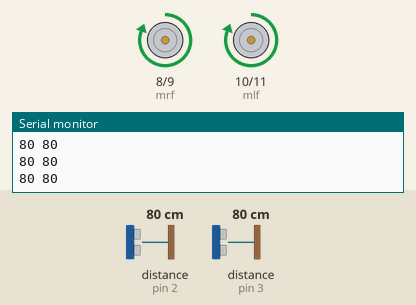
This sketch was run on a simulated Arduino Uno, built with avr-gcc and run on an emulated ATmega328P. On the bench: motor-driver pin pairs drawn as motors (green arrow = first pin HIGH = forward, orange = second pin HIGH = backward, longer = more drive), the last lines printed to the serial monitor. Wiring (inferred from the names in the program): 2 × ultrasonic range finder: trigger pin 5, echo pin 3 / trigger pin 4, echo pin 2. Inputs (shaded band) come from the test bench; at power-on: distance to the obstacle (sensors on pin 3, pin 2) 80 cm. The echo pulse lasts 58.3 µs per cm.

Above: at 1.2 s.
1.3 s: distance to the obstacle (sensor on pin 3) set to 2 cm
At 2.3 s:
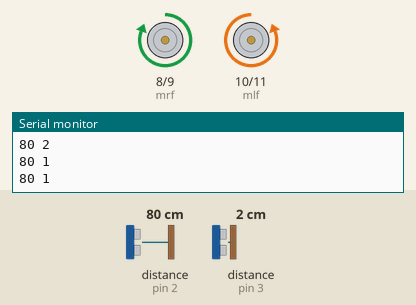
2.8 s: distance to the obstacle (sensor on pin 2) set to 2 cm
At 3.1 s:
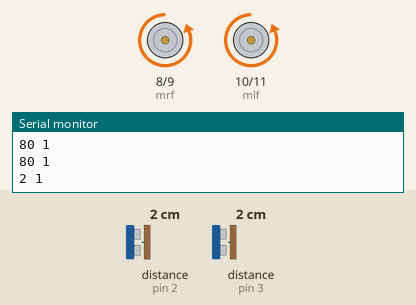
Timing chart, 0 to 5.8 s (numbered marks = the images above; inputs shaded):
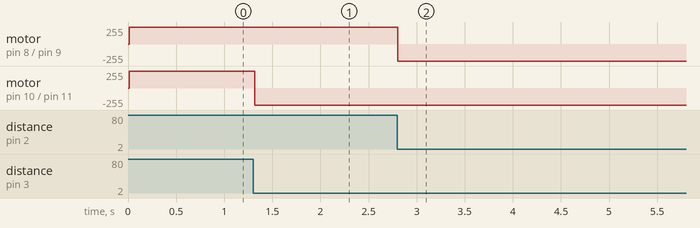

Measured:
- after the input at 1.3 s, motor on pin 10 (mlf) / pin 11 (mlb): forward 255/255 → backward 255/255 at once
- after the input at 2.8 s, motor on pin 8 (mrf) / pin 9 (mrb): forward 255/255 → backward 255/255 at once

The sketch:

obstacle_avoidance_3.ino
```cpp
int trig2 = 4; //2 is left 1 is right
int trig1 = 5;
int echo2 = 2;
int echo1 = 3;
int mlf = 10;
int mlb = 11;
int mrf = 8;
int mrb = 9;

int long pulseRead(int pin, boolean value) {
  while(digitalRead(pin) == !value);
  int long t1 = micros();
  while(digitalRead(pin) == value);
  int long t2 = micros();
  return t2-t1;
}

void trigger(int pin) {
  digitalWrite(pin, LOW);
  delayMicroseconds(5);
  digitalWrite(pin, HIGH);
  delayMicroseconds(10);
  digitalWrite(pin, LOW);
}

void right() {
  digitalWrite(mlf, HIGH);
  digitalWrite(mlb, LOW);
  digitalWrite(mrf, LOW);
  digitalWrite(mrb, HIGH);
}

void left() {
  digitalWrite(mlf, LOW);
  digitalWrite(mlb, HIGH);
  digitalWrite(mrf, HIGH);
  digitalWrite(mrb, LOW);
}

void forward() {
  digitalWrite(mlf, HIGH);
  digitalWrite(mlb, LOW);
  digitalWrite(mrf, HIGH);
  digitalWrite(mrb, LOW);
}

void backward() {
  digitalWrite(mlf, LOW);
  digitalWrite(mlb, HIGH);
  digitalWrite(mrf, LOW);
  digitalWrite(mrb, HIGH);
}

void uturn(int mindist, long int distance1, long int distance2) {
  while (distance1 < mindist || distance2 < mindist) {
    backward();
    trigger(trig1);
    distance1 = pulseRead(echo1, HIGH)/58;
    trigger(trig2);
    distance2 = pulseRead(echo2, HIGH)/58;
  }
  left();
}

void setup() {
  pinMode(trig1, OUTPUT);
  pinMode(trig2, OUTPUT);
  pinMode(echo1, INPUT);
  pinMode(echo2, INPUT);
  pinMode(mlf, OUTPUT);
  pinMode(mlb, OUTPUT);
  pinMode(mrf, OUTPUT);
  pinMode(mrb, OUTPUT);
  Serial.begin(9600);
}

void loop() {
  trigger(trig1);
  long int duration1 = pulseRead(echo1, HIGH);
  long int distance1 = duration1/58;

  trigger(trig2);
  long int duration2 = pulseRead(echo2, HIGH);
  long int distance2 = duration2/58;

  Serial.print(distance2);
  Serial.print(" ");
  Serial.println(distance1);

  int mindist = 20;

  if(distance1 < mindist && distance2 > mindist) {
    left();
  }
  else if(distance1 > mindist && distance2 < mindist) {
    right();
  }
  else if(distance1 < mindist && distance2 < mindist) {
    uturn(mindist, distance1, distance2);
  }
  else {
    forward();
  }

}
```
